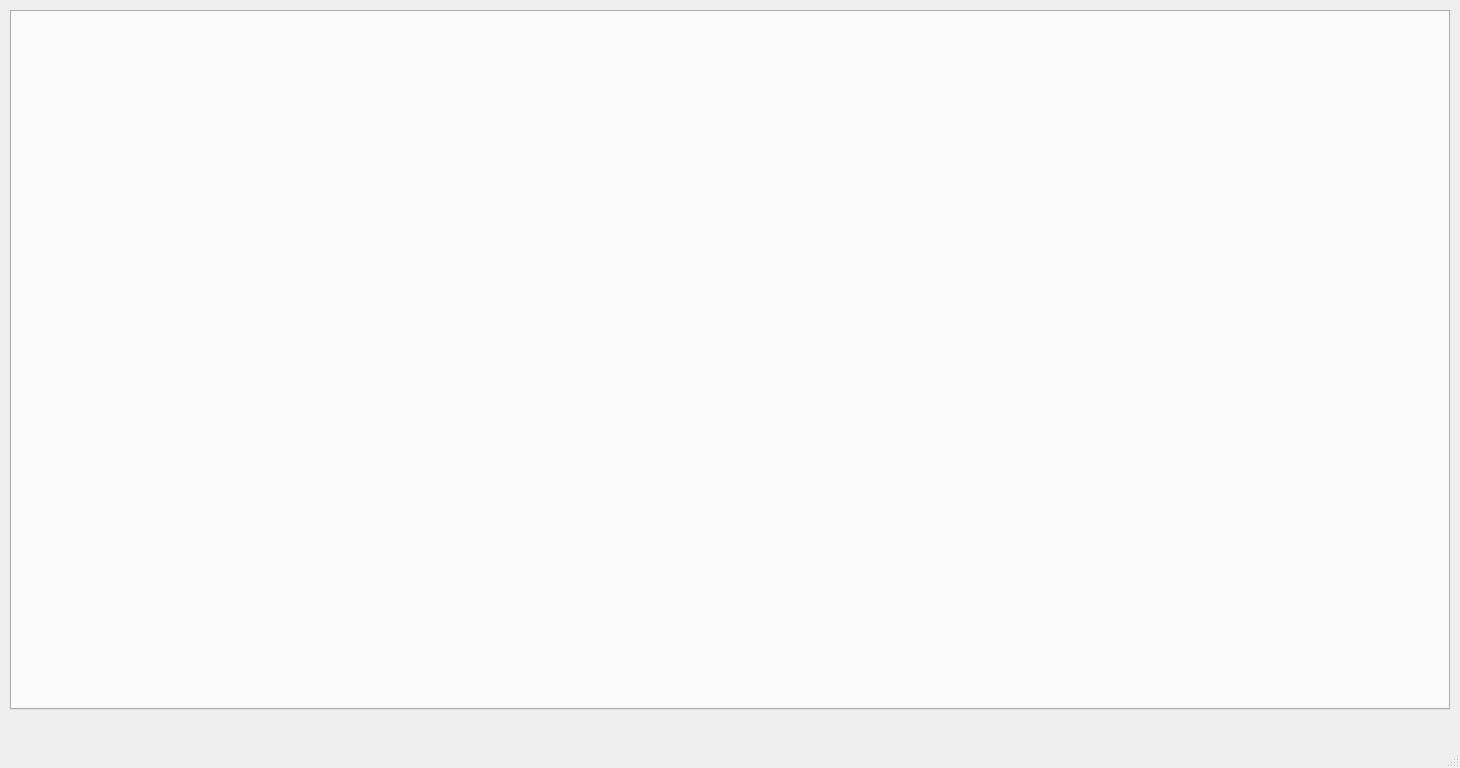
<?xml version="1.0" encoding="UTF-8"?>
<ui version="4.0">
 <class>MainWindow</class>
 <widget class="QMainWindow" name="MainWindow">
  <property name="geometry">
   <rect>
    <x>0</x>
    <y>0</y>
    <width>1460</width>
    <height>768</height>
   </rect>
  </property>
  <property name="windowTitle">
   <string>MainWindow</string>
  </property>
  <widget class="QWidget" name="centralWidget">
   <widget class="QTabWidget" name="tabWidget">
    <property name="geometry">
     <rect>
      <x>10</x>
      <y>10</y>
      <width>1440</width>
      <height>700</height>
     </rect>
    </property>
    <property name="tabPosition">
     <enum>QTabWidget::North</enum>
    </property>
    <property name="currentIndex">
     <number>-1</number>
    </property>
   </widget>
  </widget>
  <widget class="QMenuBar" name="menuBar">
   <property name="geometry">
    <rect>
     <x>0</x>
     <y>0</y>
     <width>1460</width>
     <height>22</height>
    </rect>
   </property>
  </widget>
  <widget class="QStatusBar" name="statusBar"/>
 </widget>
 <layoutdefault spacing="6" margin="11"/>
 <resources/>
 <connections/>
</ui>
